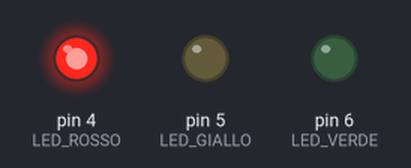
The sketch below on a simulated Arduino Uno, built with avr-gcc and run on an emulated ATmega328P. Shown: output pins drawn as LEDs (lit = HIGH).

Above: at 0.2 s.
At 1.2 s:
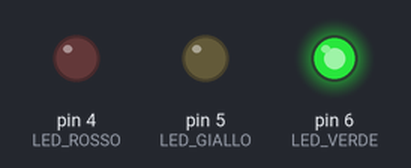
At 2.2 s:
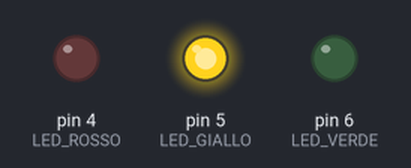
At 5.7 s:
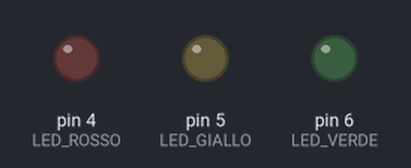
Timing chart, 0 to 6.9 s (numbered marks = the images above):
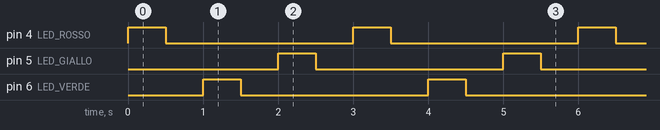

The sketch:

semaforo.ino
```cpp
// DEFINE per definire le costanti che utilizziamo nel programma
#define LED_ROSSO 4	// pin a cui è collegato il led rosso
#define LED_GIALLO 5	// pin a cui è collegato il led giallo
#define LED_VERDE 6	// pin a cui è collegato il led verde
#define DURATA 500	// millisecondi per cui vogliamo che resti acceso il led

void setup() {
  // imposto i pin LED_ROSSO, LED_GIALLO, LED_VERDE come output
  pinMode(LED_ROSSO, OUTPUT);
  pinMode(LED_GIALLO, OUTPUT);
  pinMode(LED_VERDE, OUTPUT);
}

void loop() {
  /* accendo il led rosso per DURATA millisecondi (in questo caso 500) e poi lo spengo.
  Stessa cosa per gli altri led*/

  digitalWrite(LED_ROSSO, HIGH);
  delay(DURATA);
  digitalWrite(LED_ROSSO, LOW);
  delay(DURATA);
  digitalWrite(LED_VERDE, HIGH);
  delay(DURATA);
  digitalWrite(LED_VERDE, LOW);
  delay(DURATA);
  digitalWrite(LED_GIALLO, HIGH);
  delay(DURATA);
  digitalWrite(LED_GIALLO, LOW);
  delay(DURATA);

}
```

Measured:
- by itself, pin 4 (LED_ROSSO), pin 5 (LED_GIALLO), pin 6 (LED_VERDE): alternates HIGH for 0.50 s and LOW for 2.5 s
- by itself, everything shown: repeats every 3.0 s, in 6 steps
